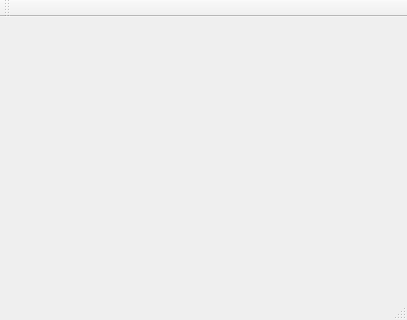
<?xml version="1.0" encoding="UTF-8"?>
<ui version="4.0">
 <class>MainWindow</class>
 <widget class="QMainWindow" name="MainWindow">
  <property name="geometry">
   <rect>
    <x>0</x>
    <y>0</y>
    <width>407</width>
    <height>320</height>
   </rect>
  </property>
  <property name="windowTitle">
   <string>MainWindow</string>
  </property>
  <widget class="QWidget" name="centralWidget">
   <layout class="QVBoxLayout" name="verticalLayout"/>
  </widget>
  <widget class="QMenuBar" name="menuBar">
   <property name="geometry">
    <rect>
     <x>0</x>
     <y>0</y>
     <width>407</width>
     <height>30</height>
    </rect>
   </property>
  </widget>
  <widget class="QToolBar" name="mainToolBar">
   <attribute name="toolBarArea">
    <enum>TopToolBarArea</enum>
   </attribute>
   <attribute name="toolBarBreak">
    <bool>false</bool>
   </attribute>
  </widget>
  <widget class="QStatusBar" name="statusBar"/>
 </widget>
 <layoutdefault spacing="6" margin="11"/>
 <resources/>
 <connections/>
</ui>
